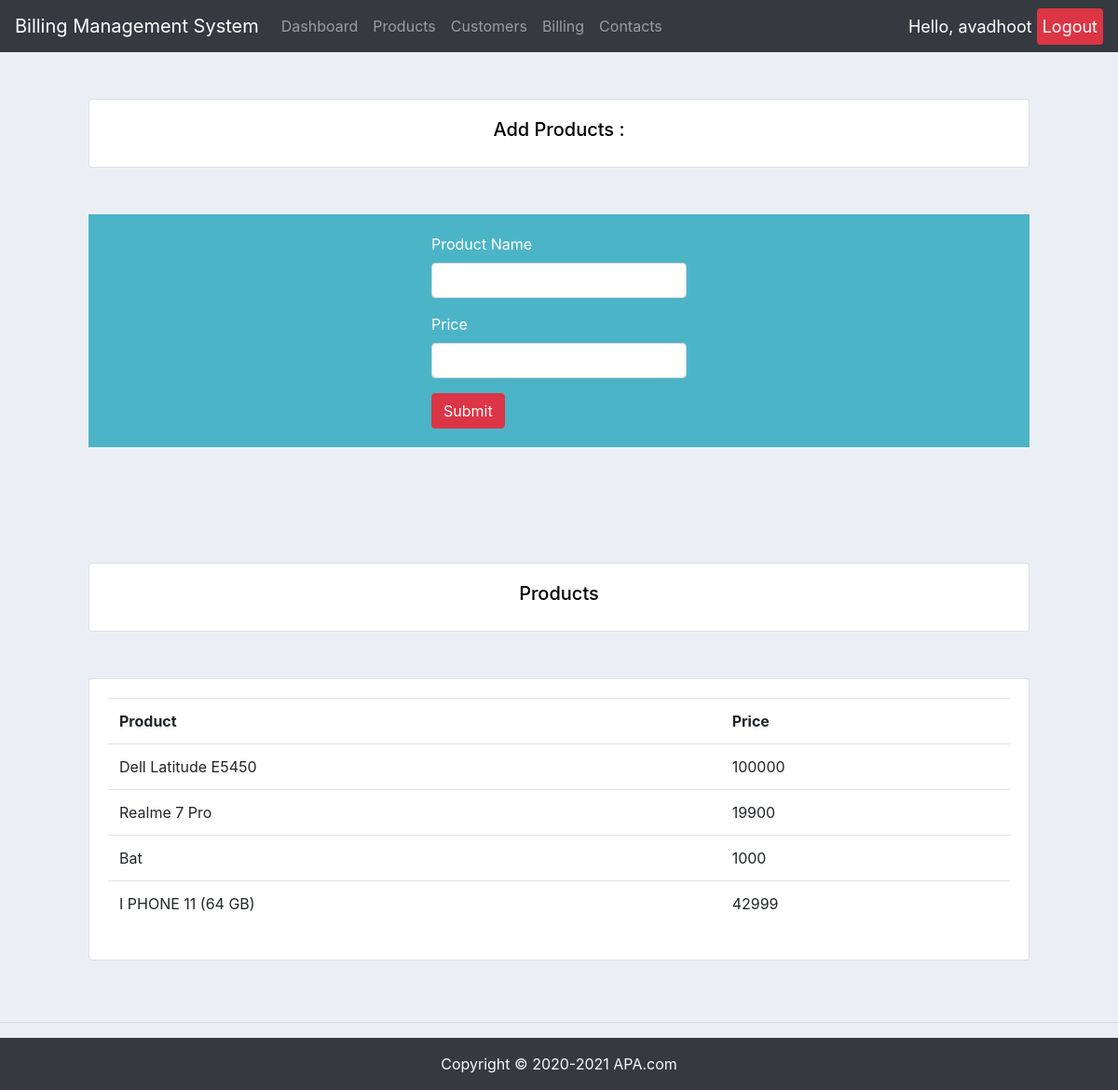
The page /products/ (signed in) on the database as committed earlier.
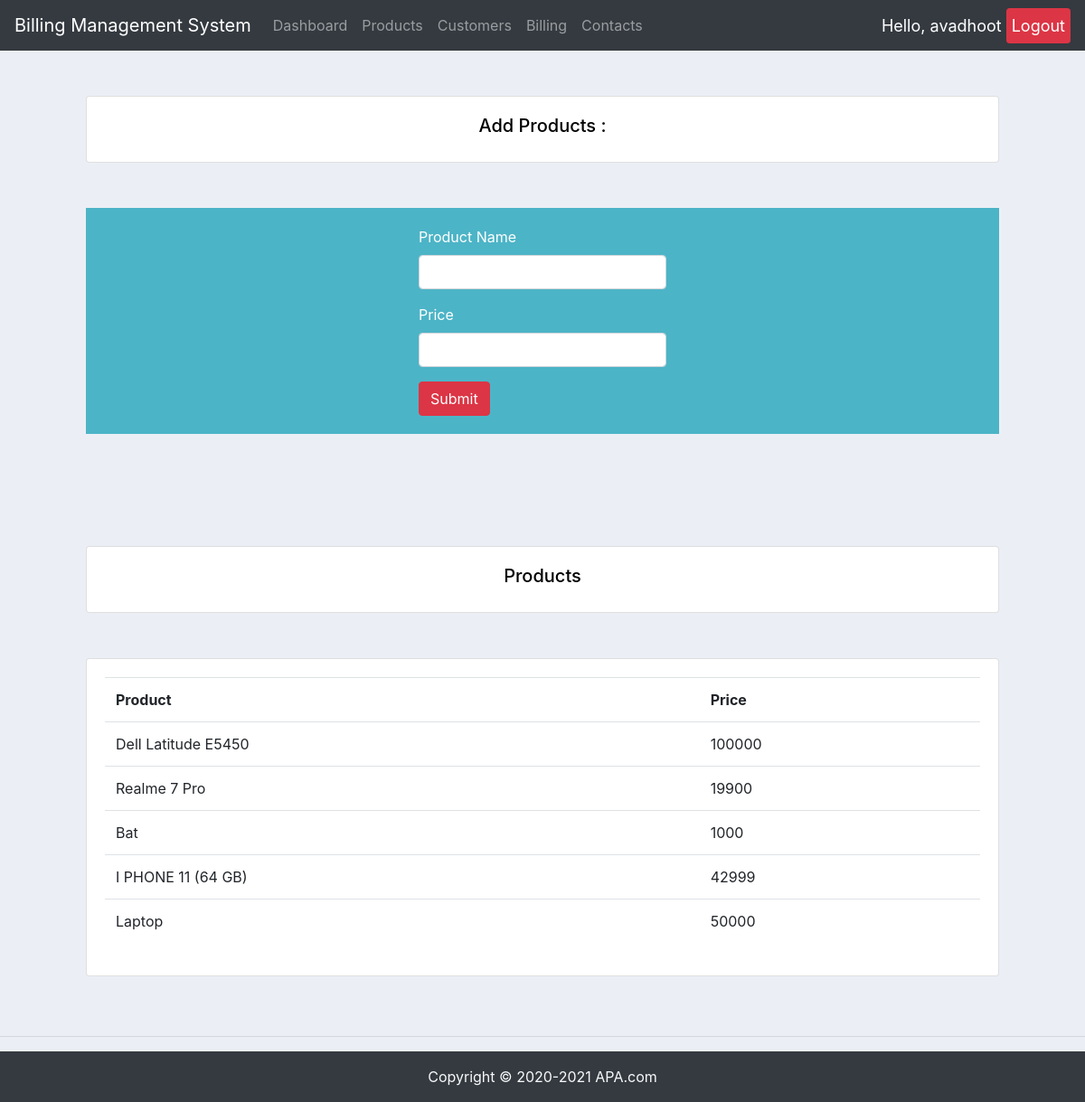
The same page on the database as committed later.
### bill/models.py (models this page shows, shortened)
class Product(models.Model):
    Product_Name = models.CharField(
        max_length=50, blank=True, null=True)
    Price = models.IntegerField(max_length=15, blank=True, null=True)

### bill/views.py (the view)
# urls.py: path('products/',views.products,name='products'),
@login_required(login_url='loginPage')
def products(request):
    products = Product.objects.all()
    product_name = request.POST.get('product_name')
    price = request.POST.get('price')
    if request.method == "POST":
        Product.objects.create(Product_Name=product_name, Price=price)
    return render(request, 'bill/products.html', {'products': products})

### bill/templates/bill/products.html (shortened to what this page needs)
{% extends 'bill/base.html' %} {% block content %}
<div class="container">
<div class="card card-body" style='background-color: #ffff;
color:black;padding:20px;margin:50px;display: flex;justify-content: center;align-items: center; '>
      <h5>Add Products :</h5>
    </div>
<div class="row" style='background-color: #4cb4c7;
color:white;padding:20px;margin:50px;display: flex;justify-content: center;align-items: center; '>
    <form method="POST",action="">
  <div class="mb-3">
    <label for="product_name" class="form-label">Product Name</label>
    <input type="text" class="form-control" id="product_name" name="product_name">
  </div>
  <div class="mb-3">
    <label for="price" class="form-label">Price</label>
    <input type="text" class="form-control" id="price" name="price">
  </div>
  <button type="submit" class="btn btn-danger">Submit</button>
</form>
</div>
<br />
<div class="row">
  <div class="col-md">
    <div class="card card-body" style='background-color: #ffff;
color:black;padding:20px;margin:50px;display: flex;justify-content: center;align-items: center; '>
      <h5>Products</h5>
    </div>
    <div class="card card-body" style='background-color: #ffff;
color:black;padding:20px;margin:50px;display: flex;justify-content: center;align-items: center; '>
      <table class="table">
        <tr>
          <th>Product</th>
          <th>Price</th>
        </tr>
        {% for i in products %}
        <tr>
          <td>{{i.Product_Name}}</td>
          <td>{{i.Price}}</td>
        </tr>
        {%endfor%}
      </table>
    </div>
  </div>
</div>
</div>
{% endblock content %}

Rows that differ between the two databases and show on the page:
added Product: Product_Name "Laptop", Price "50000"
